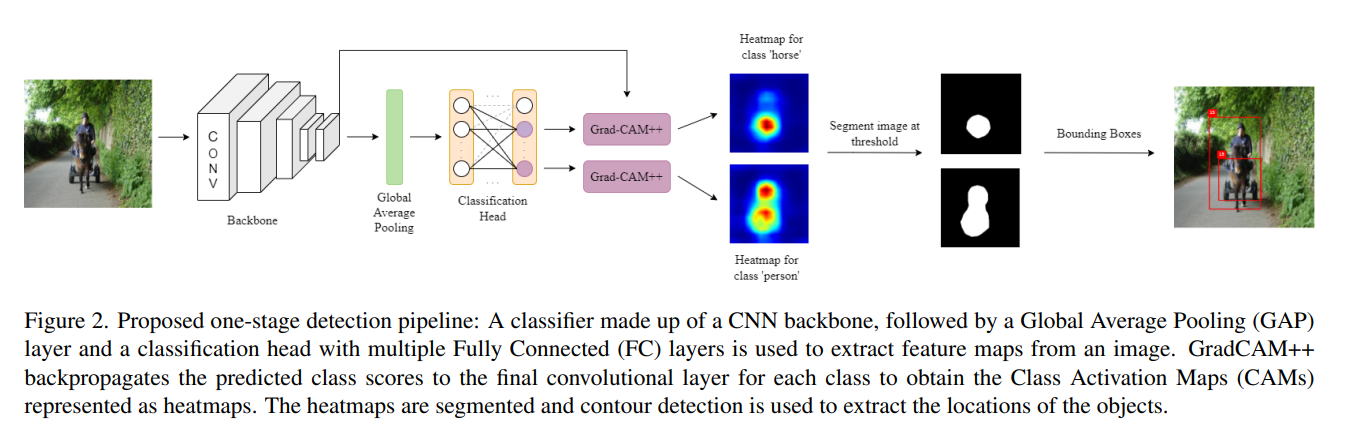
#> input picture images/pipeline.png, 1358 x 433 px
$ python -i sobel_cam.py   (imports and definitions only)   (older library calls are emulated)
#> lines starting #> are read from the running program, lines starting #| are printed output that depends on the picture
# Code taken from: https://github.com/jacobgil/pytorch-grad-cam
# MIT License
#
# Copyright (c) 2021 Jacob Gildenblat
#
# Permission is hereby granted, free of charge, to any person obtaining a copy
# of this software and associated documentation files (the "Software"), to deal
# in the Software without restriction, including without limitation the rights
# to use, copy, modify, merge, publish, distribute, sublicense, and/or sell
# copies of the Software, and to permit persons to whom the Software is
# furnished to do so, subject to the following conditions:
#
# The above copyright notice and this permission notice shall be included in all
# copies or substantial portions of the Software.
#
# THE SOFTWARE IS PROVIDED "AS IS", WITHOUT WARRANTY OF ANY KIND, EXPRESS OR
# IMPLIED, INCLUDING BUT NOT LIMITED TO THE WARRANTIES OF MERCHANTABILITY,
# FITNESS FOR A PARTICULAR PURPOSE AND NONINFRINGEMENT. IN NO EVENT SHALL THE
# AUTHORS OR COPYRIGHT HOLDERS BE LIABLE FOR ANY CLAIM, DAMAGES OR OTHER
# LIABILITY, WHETHER IN AN ACTION OF CONTRACT, TORT OR OTHERWISE, ARISING FROM,
# OUT OF OR IN CONNECTION WITH THE SOFTWARE OR THE USE OR OTHER DEALINGS IN THE
# SOFTWARE


import cv2


def sobel_cam(img):
    gray = cv2.cvtColor(img, cv2.COLOR_RGB2GRAY)
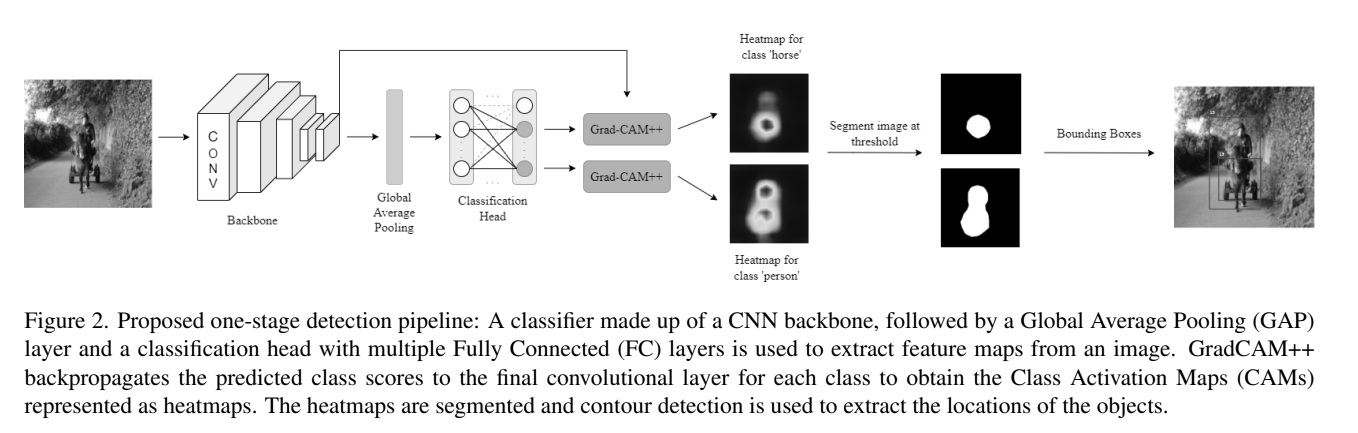
#> gray: shape (433, 1358); min 0, max 255, mean 225.5
    grad_x = cv2.Sobel(gray, cv2.CV_64F, 1, 0, ksize=3)
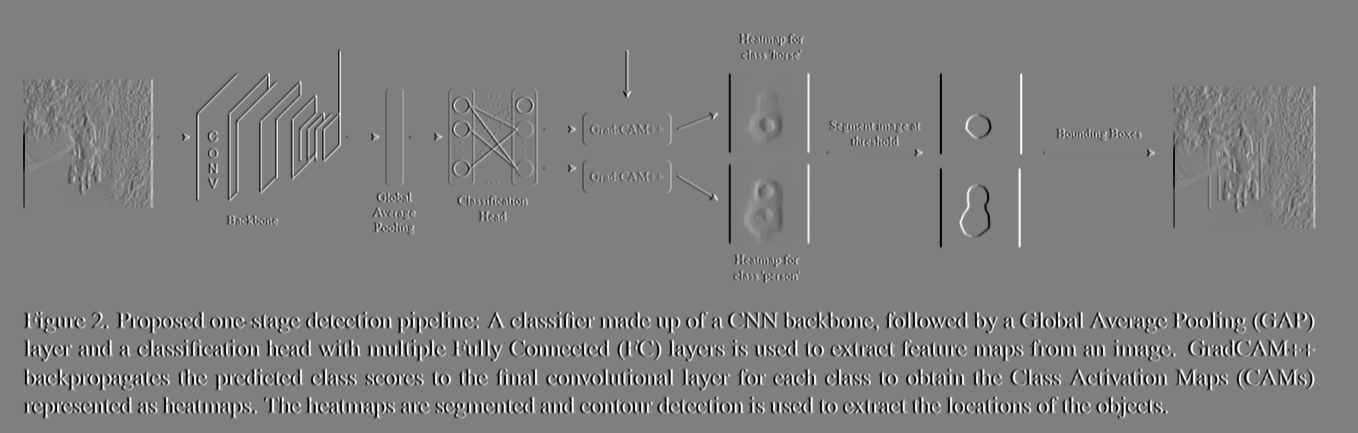
#> grad_x: shape (433, 1358) float64; min -1014, max 1020, mean 0; drawn with min black and max white
    grad_y = cv2.Sobel(gray, cv2.CV_64F, 0, 1, ksize=3)
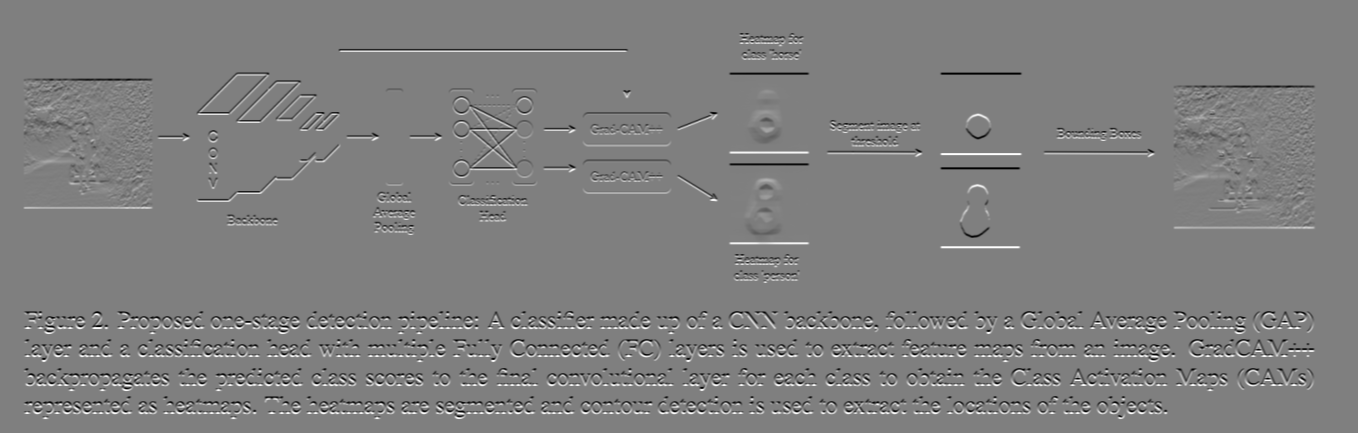
#> grad_y: shape (433, 1358) float64; min -1020, max 1020, mean 0; drawn with min black and max white
    abs_grad_x = cv2.convertScaleAbs(grad_x)
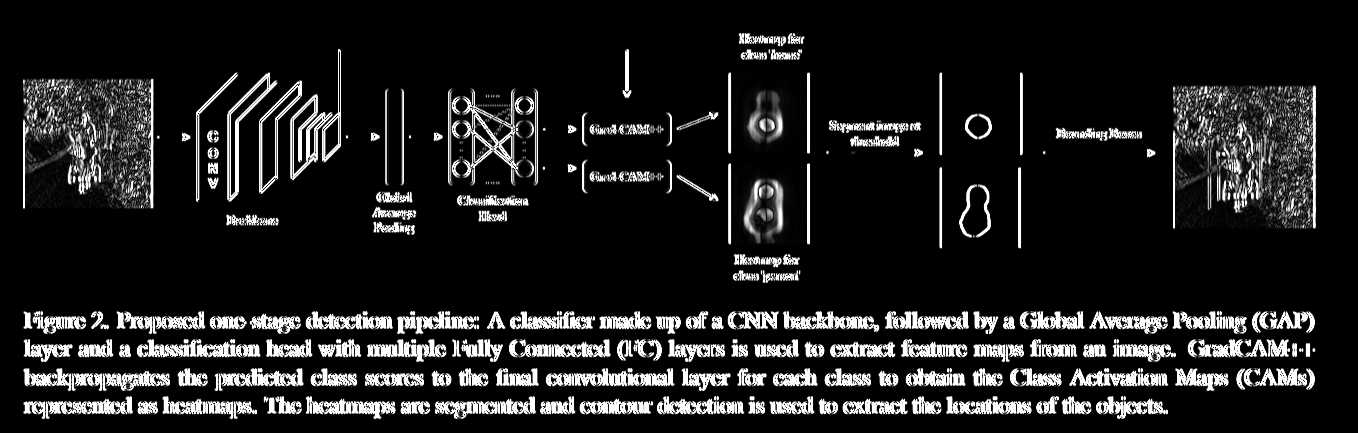
#> abs_grad_x: shape (433, 1358); min 0, max 255, mean 31.6
    abs_grad_y = cv2.convertScaleAbs(grad_y)
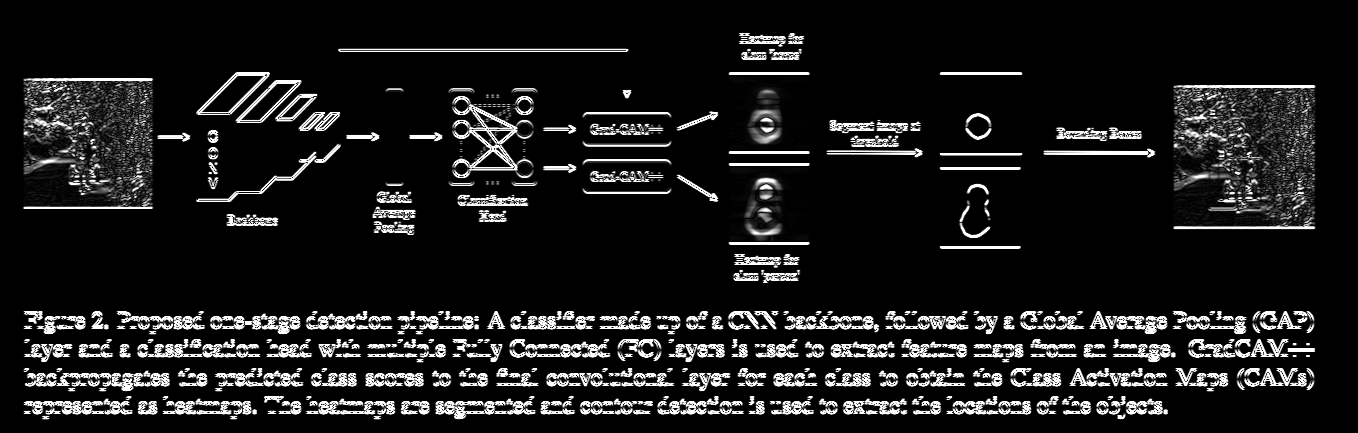
#> abs_grad_y: shape (433, 1358); min 0, max 255, mean 27.2
    grad = cv2.addWeighted(abs_grad_x, 0.5, abs_grad_y, 0.5, 0)
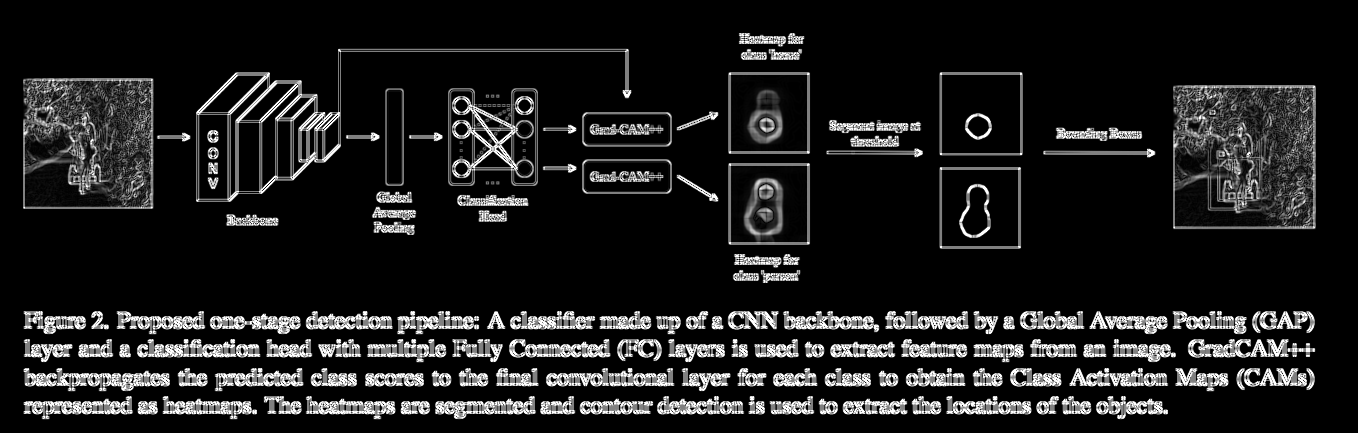
#> grad: shape (433, 1358); min 0, max 255, mean 29.4
    return grad

>>> import cv2
>>> picture = cv2.cvtColor(cv2.imread('../images/pipeline.png'), cv2.COLOR_BGR2RGB)
>>> result = sobel_cam(picture)
